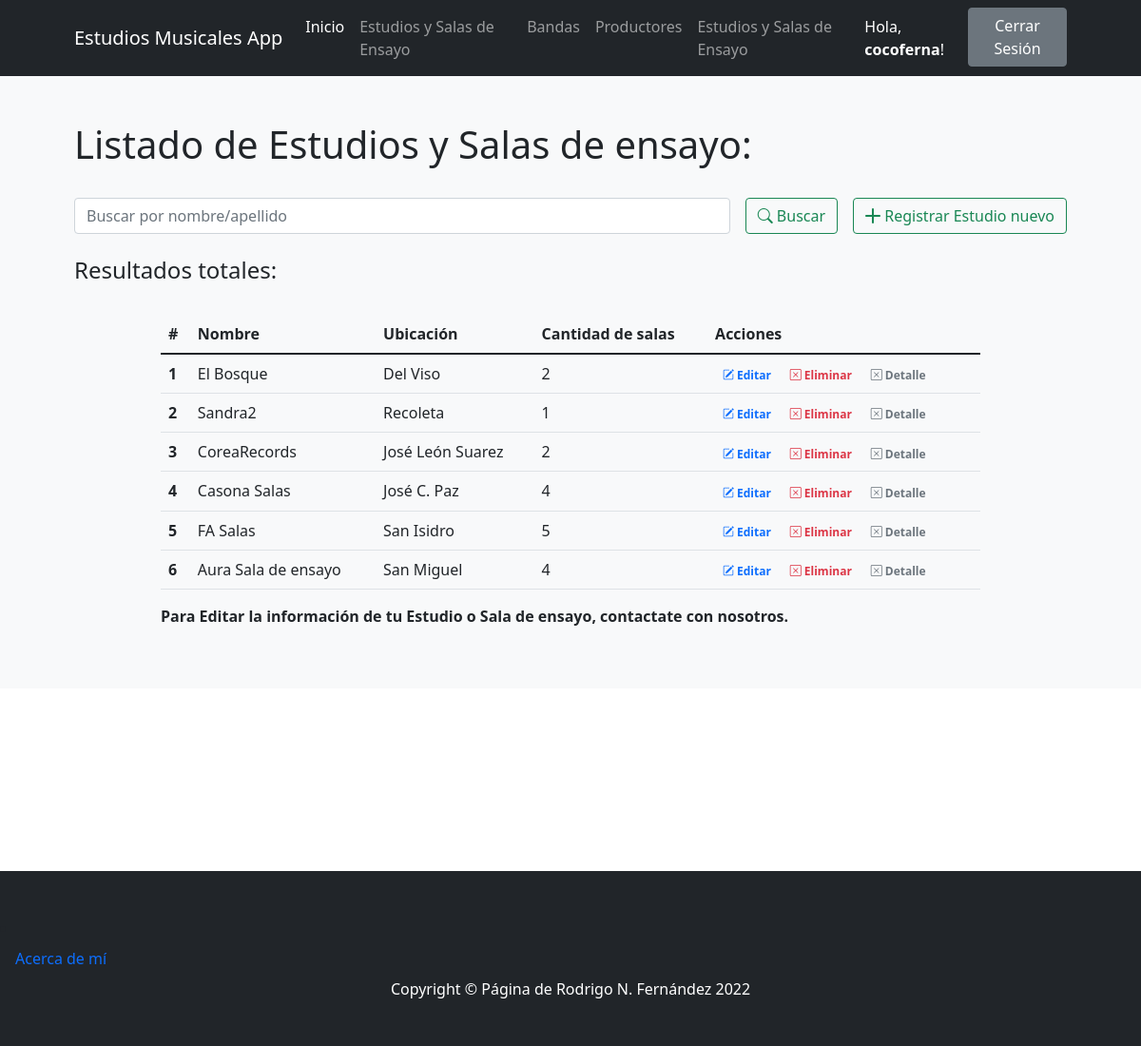
Page /estudios/ (signed in) on the earlier database version.
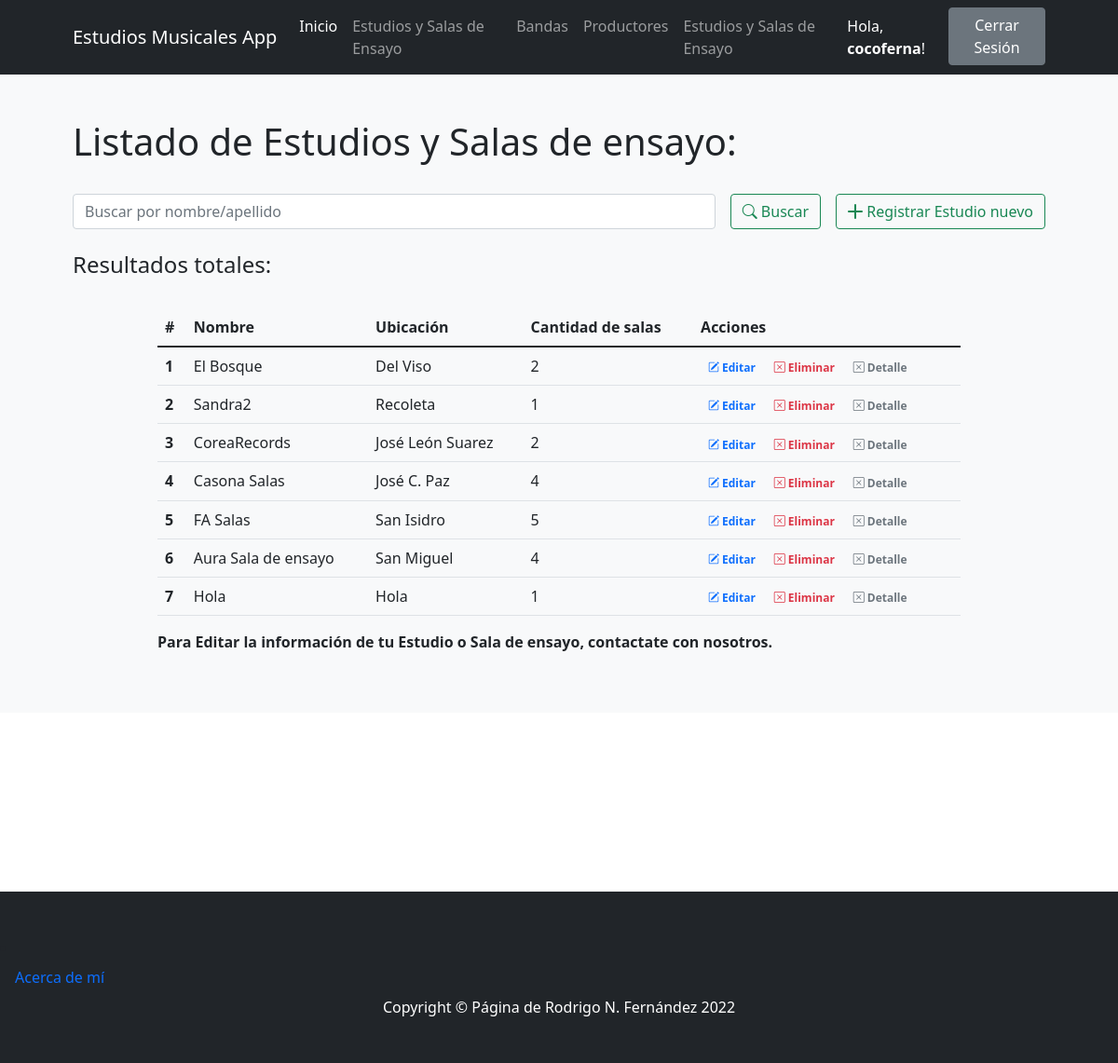
Same page on the later database version.
### ProyectoCoderApp/models.py (models this page shows)
class Estudios(models.Model):
    nombre = models.CharField(max_length=30) # Texto
    ubicacion = models.CharField(max_length=30)
    cantidad_salas = models.IntegerField()
    detalle = models.CharField(max_length=500)
    imagen = models.ImageField("Imagen", upload_to="imagen/",null=True,blank=True)
    class Meta:
        verbose_name_plural="Estudios"

### ProyectoCoderApp/views.py (the view)
# urls.py: path('estudios/',estudios,name="estudios"),
@login_required
def estudios(request):
    if request.method == "POST":
        search = request.POST["search"]
        if search != "":
            estudios = Estudios.objects.filter( Q(nombre__icontains=search) | Q(genero__icontains=search) ) # .values()
            return render(request,"ProyectoCoderApp/estudios.html",{"estudios":estudios, "search":True, "busqueda":search})
    estudios = Estudios.objects.all()
    return render(request,"ProyectoCoderApp/estudios.html",{"estudios":estudios})

### ProyectoCoderApp/templates/ProyectoCoderApp/estudios.html (shortened to what this page needs)
{% extends 'ProyectoCoderApp/base.html' %}
{% load static %}
{% block contenidoPagina %}
<section class="bg-light py-5">
    <div class="container px-5">
        <h1>Listado de Estudios y Salas de ensayo:</h1>
        <br>
        <div class="row gx-5 justify-content-center">
            <div class="col-lg-12">
                <form class="d-flex my-2 my-lg-0" action="" method="post">
                    <input class="flex-grow-0 form-control mr-sm-2" type="search" name="search" placeholder="Buscar por nombre/apellido" aria-label="Search">
                    <button class="btn btn-outline-success text-nowrap ms-3 my-2 my-sm-0" type="submit"> <i class="bi bi-search"></i> Buscar</button>
                    <a class="btn btn-outline-success text-nowrap ms-3 my-2 my-sm-0" href="{% url 'crear_estudio' %}"> <i class="bi bi-plus-lg"></i> Registrar Estudio nuevo</a>
                </form>
            </div>
        </div>
        <br>
        <h4>Resultados
            {% if search %}
                para "{{busqueda}}":
            {% else %}
                totales:
            {% endif %}
        </h4>
        <br>
        <div class="row gx-5 justify-content-center">
            <div class="col-lg-10 table-responsive">
                <table class="table table-theme">
                    <thead>
                        <tr>
                            <th scope="col">#</th>
                            <th scope="col">Nombre</th>
                            <th scope="col">Ubicación</th>
                            <th scope="col">Cantidad de salas</th>
                            <th scope="col">Acciones</th>
                        </tr>
                    </thead>
                    <tbody>
                        {% for estudio in estudios %}
                            <tr>
                                <th scope="row">{{forloop.counter}}</th>
                                <td>{{estudio.nombre}}</td>
                                <td>{{estudio.ubicacion}}</td>
                                <td>{{estudio.cantidad_salas}}</td>
                                <td>
                                    <a href="{% url 'editar_estudio' estudio.id %}" class="text-primary badge badge-primary text-decoration-none"> <i class="bi bi-pencil-square"></i> Editar</a>
                                    <a href="{% url 'eliminar_estudio' estudio.id %}" class="text-danger badge badge-danger text-decoration-none"> <i class="bi bi-x-square"></i> Eliminar</a>
                                    <a href="{% url 'estudio_detail' estudio.id %}" class="text-secondary badge badge-secondary text-decoration-none"> <i class="bi bi-x-square"></i> Detalle</a>
                                </td>
                            </tr>
                        {% endfor %}
                    </tbody>
                </table>
                <b>
                    <p>Para Editar la información de tu Estudio o Sala de ensayo, contactate con nosotros.</p>
                </b>
            </div>
        </div>
    </div>
</section>
{% endblock %}

Differences in the rows shown:
added Estudios: nombre "Hola", ubicacion "Hola", cantidad_salas "1"
